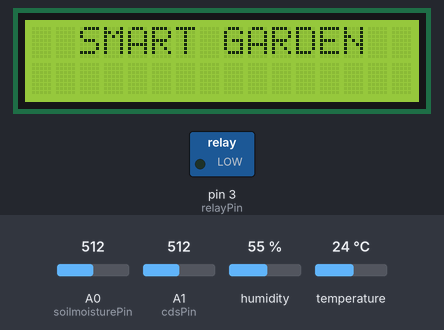
Bench run of a sketch on a simulated Arduino Uno, built with avr-gcc and run on an emulated ATmega328P. On the bench: 16×2 character LCD, switched loads named in the sketch (green lamp = pin HIGH). The test bench sets the inputs (shaded band); at power-on: A0 (soilmoisturePin) = 512, A1 (cdsPin) = 512, humidity 55 %, temperature 24 °C. What the sketch prints to the serial monitor is not drawn.

Above: at 1.1 s.
At 4.2 s:
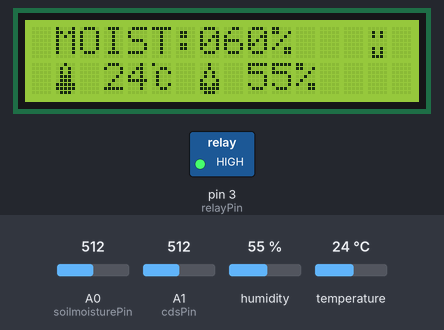
4.3 s: A0 (soilmoisturePin) set to 443
6.1 s: A0 (soilmoisturePin) set to 424
At 7.0 s:
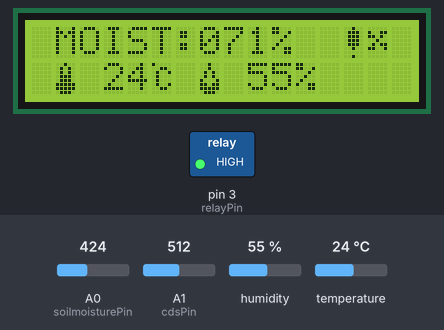
7.6 s: A0 (soilmoisturePin) set to 992
At 8.3 s:
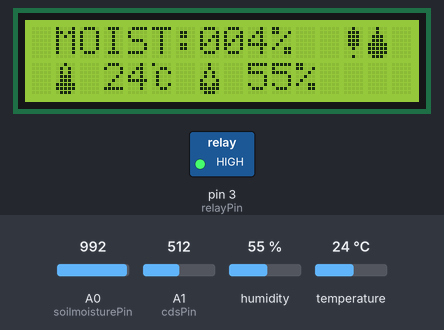
9.1 s: A1 (cdsPin) set to 413
10.6 s: A1 (cdsPin) set to 383
At 11.2 s:
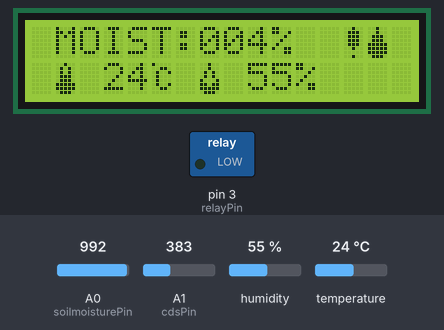
12.2 s: humidity set to 22 %
At 14.5 s:
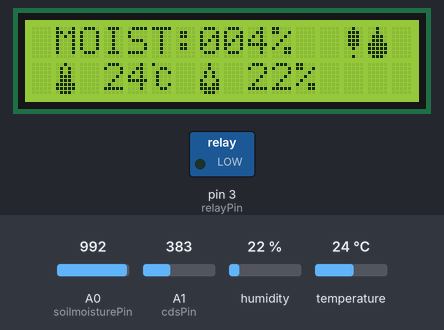
Timing chart, 0 to 15.8 s (numbered marks = the images above; inputs shaded):
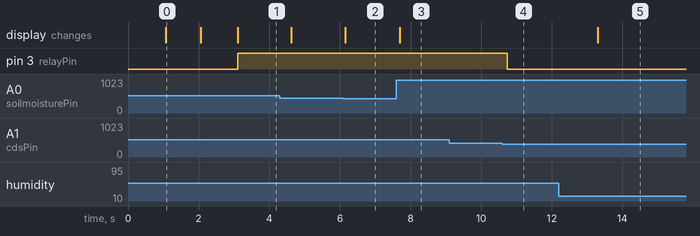

The sketch:

smart_farm_test.ino
```cpp
/* 스마트 화분 관리기 */
/* 4~5시간? */
/* 들어가는 센서 종류 : 온습도 센서, 조도 센서, 토양 수분 센서, 릴레이 모듈, LCD 모듈, 생장 LED */
/* 필요한 기능
 *  1. 조도 센서를 이용해서 자연광을 측정하고, 자연광의 강도가 낮아지면 생장 LED를 켜서 화분의 식물을 관리한다.
 *  2. 온습도 센서를 이용해서 화분 주변 환경의 온습도를 측정한다.
 *  3. 토양 수분 센서를 이용해 토양의 수분을 측정한다.
 *  4. 릴레이 모듈을 생장 LED와 연결하여 조도 센서값에 따라 생장 LED가 켜질 수 있도록 한다.
 *  5. LCD 모듈을 통해서 온습도 센서와 토양 수분 센서 측정 값을 출력한다.
 */
#include <LiquidCrystal.h>      // LCD 모듈 라이브러리
#include <DHT.h>                    // 온습도 센서 모듈 라이브러리

// 센서 핀 설정
#define relayPin 3                  // 릴레이 모듈 핀 -> 생장 LED 켜기 위함
#define cdsPin A1                   // 조도센서 모듈 핀
#define DHTPIN 4                    // 온습도센서 모듈 핀
#define DHTTYPE DHT11               // 온습도 센서타입 설정
#define soilmoisturePin A0          // 토양수분센서 핀

// 객체 생성
LiquidCrystal lcd(12, 11, 10, 7, 9, 2); //LCD 초기화 (LCD 주소값, x축, y축)
DHT dht(DHTPIN, DHTTYPE);           //온습도 센서 모듈

// 문자열을 출력하기 위한 변수
char str_M[10];
char str_T[10];
char str_H[10];

byte temp[8] = {B00100, B01010, B01010, B01110, B01110, B11111, B11111, B01110};
byte C[8] = {B10000, B00110, B01001, B01000, B01000, B01001, B00110, B00000};
byte humi[8] = {B00100, B00100, B01010, B01010, B10001, B11011, B11111, B01110};
byte Qmark[8] = {B00100, B01110, B01110, B01110, B01110, B00100, B00000, B00100};
byte water[8] = {B00100, B00100, B01110, B01110, B11111, B11111, B11111, B01110};
byte good[8] = {B00000, B01010, B01010, B00000, B00000, B01010, B01010, B01110};
byte wind[8] = {B00000, B10011, B11010, B00100, B01011, B11001, B00000, B00000};

void setup() {
  Serial.begin(9600);

  pinMode(relayPin, OUTPUT);
  pinMode(cdsPin, INPUT);
  pinMode(soilmoisturePin, INPUT);

  //LCD에 인트로 출력
  lcd.begin(16,2);
  lcd.setCursor(2,0);
  lcd.print("SMART");
  delay(1000);
  lcd.setCursor(8,0);
  lcd.print("GARDEN");
  delay(1000);
  lcd.setCursor(0,1);
  lcd.print("Team Name");
  delay(1000);
  lcd.clear();


  // 라이브러리로 추가한 특수 문자 및 이모티콘 추가
  lcd.createChar(1, temp);
  lcd.createChar(2, C);
  lcd.createChar(3, humi);
  lcd.createChar(4, Qmark);
  lcd.createChar(5, water);
  lcd.createChar(6, good);
  lcd.createChar(7, wind);
}

void loop() {

  //센서값 측정
  int cdsValue = analogRead(cdsPin);                                 // 조도센서 값 측정: 0(밝음) ~ 1023(어두움)
  int soilmoistureValue = analogRead(soilmoisturePin);               // 토양수분 값 측정: 0(습함) ~ 1023(건조)
  int soilmoisture_per = map(soilmoistureValue, 170, 1023, 100, 0);  // 센서 값을 퍼센트로 변경
  unsigned char h_Value = dht.readHumidity();                        // 공기 중 습도 값 측정
  unsigned char t_Value = dht.readTemperature();                     // 공기 중 온도 값 측정

  //LCD에 토양 습도값 출력
  lcd.setCursor(1,0);
  lcd.print("MOIST:");
  sprintf(str_M, "%03d", soilmoisture_per);
  lcd.print(str_M);
  lcd.setCursor(10,0);
  lcd.print("%");

  //LCD에 온도값 출력
  lcd.setCursor(1,1);
  lcd.write(1);
  sprintf(str_T, "%02d", t_Value);
  lcd.setCursor(3,1);
  lcd.print(str_T);
  lcd.write(2);

  //LCD에 습도값 출력
  lcd.setCursor(7,1);
  lcd.write(3);
  sprintf(str_H, "%02d", h_Value);
  lcd.setCursor(9,1);
  lcd.print(str_H);
  lcd.print("%");

  //조도센서 값에 따른 생장 LED 켜기
  if(cdsValue < 400){
    digitalWrite(relayPin, LOW);
  }
  else if(cdsValue >= 400){
    digitalWrite(relayPin, HIGH);
  }

  //토양습도 값에 따른 LCD에 이모티콘 띄우기
  if(soilmoisture_per >= 0 && soilmoisture_per < 30){
    lcd.setCursor(13,0);
    lcd.write(4);
    lcd.setCursor(14,0);
    lcd.write(5);
  }
  else if(soilmoisture_per >= 30 && soilmoisture_per < 70){
    lcd.setCursor(13,0);
    lcd.print(" ");
    lcd.setCursor(14,0);
    lcd.write(6);
  }
  else if(soilmoisture_per >= 70){
    lcd.setCursor(13,0);
    lcd.write(4);
    lcd.setCursor(14,0);
    lcd.write(7);
  }
  Serial.print(cdsValue);
  Serial.print(" ");
  Serial.println(soilmoisture_per);

  delay(500);
}
```

Measured:
- the behaviour switches between 435 and 434 on A0 (soilmoisturePin) (found by bisection; images 1 and 2)
- the behaviour switches between 400 and 399 on A1 (cdsPin) (found by bisection; images 3 and 4)
- after the input at 6.1 s, the display: changes after 0.05 s (image 2)
- after the input at 7.6 s, the display: changes after 0.09 s (image 3)
- after the input at 9.1 s, every drawn part: stays the same
- after the input at 10.6 s, pin 3 (relayPin): HIGH → LOW after 0.14 s
- after the input at 12.2 s, the display: changes after 1.1 s (image 5)
- what the display in image 0 shows lasts 1.0 s, from 1.1 s to 2.1 s
